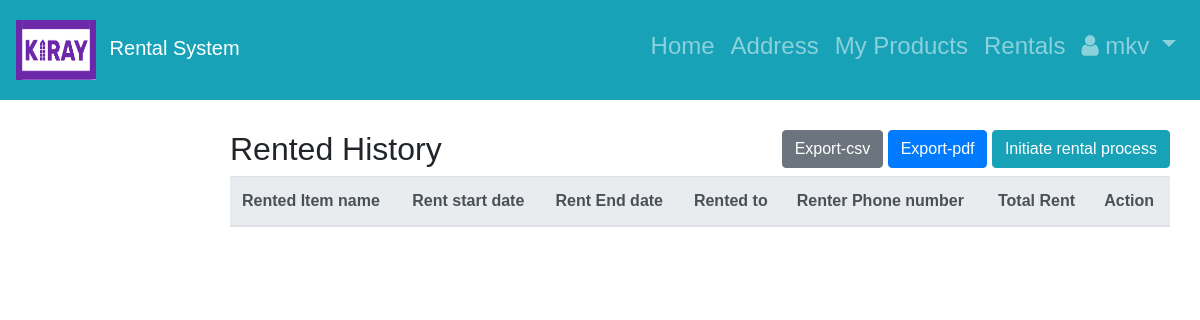
Page /rentals/ (signed in) on the earlier database version.
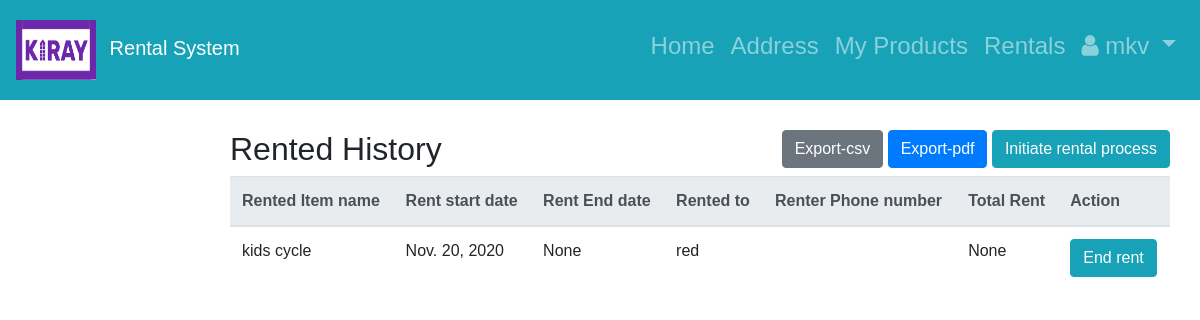
Same page on the later database version.
### RentalApp/models.py (models this page shows, shortened)
class RentItems(models.Model):
    rentId = models.AutoField(auto_created=True, primary_key=True)
    item = models.ForeignKey(Item, on_delete=models.CASCADE)
    rentStartDate = models.DateField()
    rentEndDate = models.DateField(null=True)
    renterName = models.CharField(max_length=1024)
    phone_regex = RegexValidator(regex=r'^\+?1?\d{9,15}$',
                                 message="Phone number must be entered in the format: '+999999999'. Up to 15 digits allowed.")
    renterPhoneNumber = models.CharField(validators=[phone_regex], max_length=30, blank=True)
    totalCost = models.FloatField(null=True)
    notes = models.TextField(null=True, blank=True)
    transactionID = models.IntegerField(null=True, blank=True)

class Item(models.Model):
    itemId = models.AutoField(auto_created=True, primary_key=True)
    itemName = models.CharField(
        "Name",
        max_length=1024,
    )
    category = models.ForeignKey(Category,
                                 on_delete=models.CASCADE,
                                 related_name='category'
                                 )
    itemImage = models.ImageField(upload_to='images', null=True, blank=True)
    itemOwner = models.ForeignKey(Customer,
                                  on_delete=models.CASCADE,
                                  related_name='my_items'
                                  )
    itemAvaialable = models.BooleanField()
    costPerItem = models.IntegerField(verbose_name='Cost per Item (USD)')
    itemDescription = models.TextField(null=True, blank=True)
    itemAddedDate = models.DateField(auto_now_add=True)
    asin = models.CharField(null=True, blank=True, max_length=10)

### RentalApp/views.py (the view)
# urls.py: path('rentals/',RentalHisoryView.as_view(),name='rental_history'),
class RentalHisoryView(LoginRequiredMixin, ListView):
    template_name = 'rentalHist.html'
    login_url = '/users/login/'
    def get(self, request):
        items = Item.objects.filter(itemOwner=request.user)
        rent_items = RentItems.objects.filter(item__in=items)
        return render(request, self.template_name,
                      {'rent_items': rent_items})

### templates/rentalHist.html (shortened to what this page needs)
{% extends 'base.html' %}
{% block content %}
     <div class="float-right">
         <a href="{% url 'RentalApp:export_csv'%}" role="button" class="btn btn-secondary">Export-csv</a>
    <a href="{% url 'RentalApp:export_pdf'%}" role="button"  class="btn btn-primary">Export-pdf</a>
    <a href="{% url 'RentalApp:rent'%}" role="button"  class="btn btn-info">Initiate rental process</a>
     </div>
<h2>Rented History</h2>
    <div>
            <table class="table">
            <thead class="thead-light">
                <tr>
                    <th scope="col">Rented Item name</th>
                    <th scope="col">Rent start date</th>
                    <th scope="col">Rent End date</th>
                    <th scope="col">Rented to</th>
                    <th scope="col">Renter Phone number</th>
                    <th scope="col">Total Rent</th>
                    <th scope="col">Action</th>
                </tr>
            </thead>
            <tbody>
                {% for rentHist in rent_items %}
                <tr>
                    <td>{{rentHist.item.itemName}}</td>
                    <td>{{rentHist.rentStartDate}}</td>
                    <td>{{rentHist.rentEndDate}}</td>
                    <td>{{rentHist.renterName}}</td>
                    <td>{{rentHist.renterPhoneNumber}}</td>
                    <td>{{rentHist.totalCost}}</td>
                    <td><a href="{% url 'RentalApp:end_rent' rentHist.rentId%}" role="button"  class="btn btn-info">End rent</a></td>
                </tr>
                {% endfor %}
            </tbody>
            </table>
    </div>
{% endblock content %}

Differences in the rows shown:
added RentItems: item.itemName "kids cycle", rentStartDate "Nov. 20, 2020", rentEndDate "None", renterName "red", totalCost "None"
